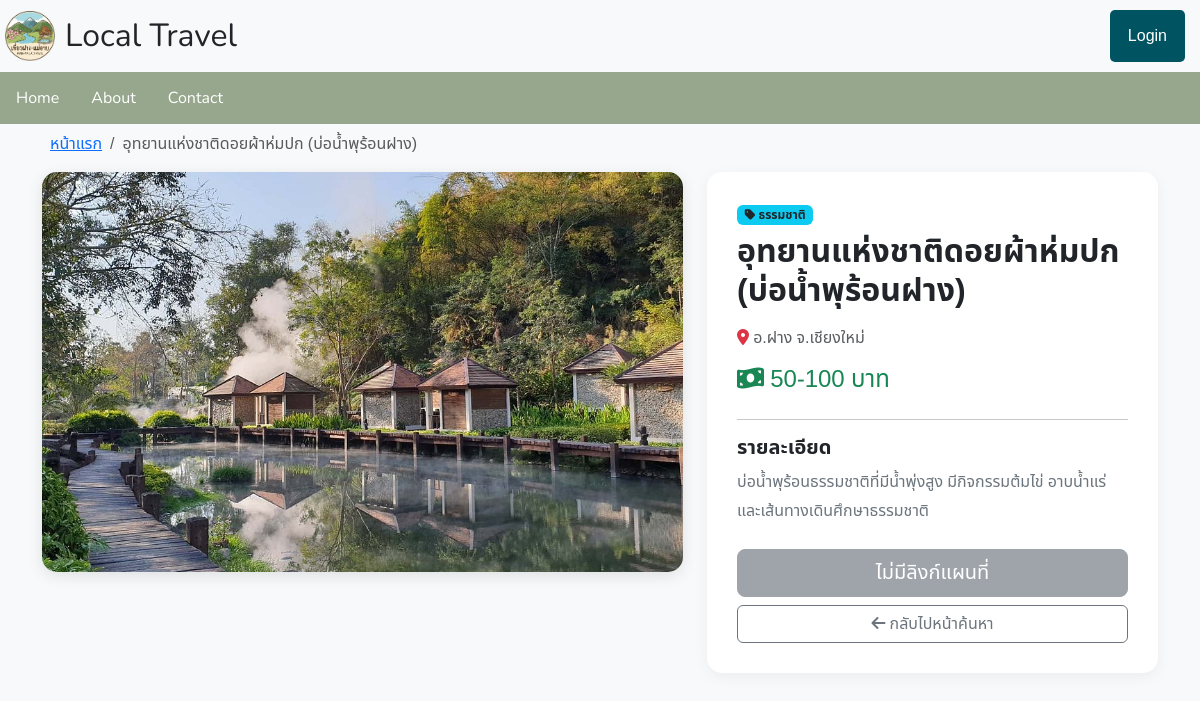
The page /AttractionDetail/attraction_detail.php?id=2 on the database as committed earlier.
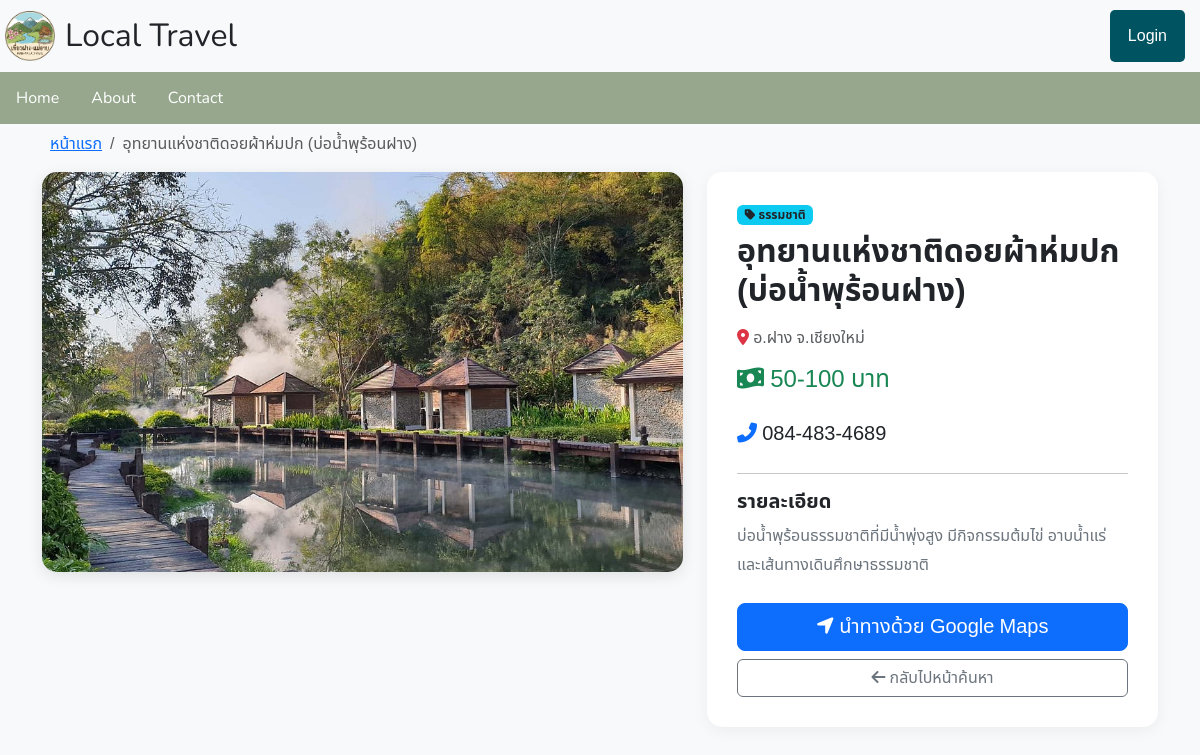
The same page on the database as committed later.
### tables this page shows
CREATE TABLE `attractions` (
  `id` int(11) NOT NULL,
  `name` varchar(200) NOT NULL,
  `description` text DEFAULT NULL,
  `location` varchar(255) DEFAULT NULL,
  `phone_number` varchar(50) DEFAULT NULL,
  `map_link` text DEFAULT NULL,
  `price_range` varchar(50) DEFAULT NULL,
  `cover_image` varchar(255) DEFAULT NULL,
  `category_id` int(11) DEFAULT NULL,
  `created_at` timestamp NOT NULL DEFAULT current_timestamp()
);

CREATE TABLE `categories` (
  `id` int(11) NOT NULL,
  `name` varchar(100) NOT NULL
);

### AttractionDetail/attraction_detail.php (the view, shortened to what this page needs)
<?php
require_once '../includes/client.php';
$id = $_GET['id'];
$sql = "SELECT a.*, c.name AS category_name
        FROM attractions a
        LEFT JOIN categories c ON a.category_id = c.id
        WHERE a.id = ?";
$stmt = mysqli_prepare($conn, $sql);
mysqli_stmt_bind_param($stmt, "i", $id);
mysqli_stmt_execute($stmt);
$result = mysqli_stmt_get_result($stmt);
$row = mysqli_fetch_assoc($result);
$img_path = '../uploads/attractions/' . $row['cover_image'];
?>
<!DOCTYPE html>
<html lang="th">
<head>
    <link href="https://cdn.jsdelivr.net/npm/bootstrap@5.3.0/dist/css/bootstrap.min.css" rel="stylesheet">
    <link rel="stylesheet" href="https://cdnjs.cloudflare.com/ajax/libs/font-awesome/6.0.0/css/all.min.css">
</head>
<body class="bg-light">
    <div class="head">
        <img src="../assets/image/logo/logo.png" width="50px" height="50px" id="logo">
        <span><h2>Local Travel</h2></span>
        <button id="login" onclick="gotoLogin()">Login</button>
    </div>
    <ul>
        <li><a href="index.php">Home</a></l>
        <li><a href="#">About</a></li>
        <li><a href="#">Contact</a></li>
    </ul>
    <div class="container mb-5">
        <nav aria-label="breadcrumb" class="bread-l">
            <ol class="breadcrumb">
                <li class="breadcrumb-item"><a href="../index.php">หน้าแรก</a></li>
                <li class="breadcrumb-item active" aria-current="page"><?php echo $row['name']; ?></li>
            </ol>
        </nav>
        <div class="row">
            <div class="col-lg-7 mb-4">
                <img src="<?php echo $img_path; ?>" alt="<?php echo $row['name']; ?>" class="detail-img">
            </div>
            <div class="col-lg-5">
                <div class="info-card h-100">
                    <span class="badge bg-info text-dark mb-2">
                        <i class="fas fa-tag"></i> <?php echo $row['category_name']; ?>
                    </span>
                    <h2 class="fw-bold mb-3"><?php echo $row['name']; ?></h2>
                    <p class="text-muted">
                        <i class="fas fa-map-marker-alt text-danger"></i> <?php echo $row['location']; ?>
                    </p>
                    <h4 class="text-success mb-4">
                        <i class="fas fa-money-bill-wave"></i> <?php echo $row['price_range']; ?>
                    </h4>
                    <?php if(!empty($row['phone_number'])): ?>
                    <p class="fs-5 mb-4">
                        <i class="fas fa-phone-alt text-primary"></i>
                        <a href="tel:<?php echo $row['phone_number']; ?>" class="text-decoration-none text-dark">
                            <?php echo $row['phone_number']; ?>
                        </a>
                    </p>
                    <?php endif; ?>
                    <hr>
                    <h5 class="fw-bold">รายละเอียด</h5>
                    <p class="text-secondary" style="line-height: 1.8;">
                        <?php echo nl2br($row['description']); ?>
                        </p>
                    <div class="mt-4 d-grid gap-2">
                        <?php if(!empty($row['map_link'])): ?>
                            <a href="<?php echo $row['map_link']; ?>" target="_blank" class="btn btn-primary btn-lg">
                                <i class="fas fa-location-arrow"></i> นำทางด้วย Google Maps
                            </a>
                        <?php else: ?>
                            <button class="btn btn-secondary btn-lg" disabled>ไม่มีลิงก์แผนที่</button>
                        <?php endif; ?>
                        <a href="../index.php" class="btn btn-outline-secondary">
                            <i class="fas fa-arrow-left"></i> กลับไปหน้าค้นหา
                        </a>
                    </div>
                </div>
            </div>
        </div>
    </div>
</body>

### AttractionDetail/attraction_detail.php (style rules this page uses)
body { font-family: "Noto Sans Thai", sans-serif; font-optical-sizing: auto; font-weight: 400; font-style: normal; font-variation-settings: "wdth" 100; }
.head { display: flex; align-items: center; margin: 0px 5px; }
.head h2 { margin: 14px 10px; font-family: "Nunito", sans-serif; font-optical-sizing: auto; font-weight: 400; font-style: normal; }
.head button { margin: 10px 10px; padding: 14px 18px; margin-left: auto; border: none; background-color: #005461; border-radius: 5px; color: white; }
ul { list-style-type: none; margin: 0; padding: 0; overflow: hidden; background-color: #96A78D; display: flex; }
ul li { float: left; font-family: "Nunito", sans-serif; font-optical-sizing: auto; font-weight: 400; font-style: normal; }
ul li a { text-decoration: none; color: white; padding: 14px 16px; display: block; }
.bread-l { margin: 8px; }
.detail-img { width: 100%; height: 400px; object-fit: cover; border-radius: 15px; box-shadow: 0 4px 15px rgba(0,0,0,0.1); }
.info-card { background: #fff; border-radius: 15px; padding: 30px; box-shadow: 0 4px 15px rgba(0,0,0,0.05); }

Rows that differ between the two databases and show on the page:
changed attractions "อุทยานแห่งชาติดอยผ้าห่มปก (บ่อน้ำพุร้อนฝาง)": phone_number (not shown) → "084-483-4689"
Other text that changed with them:
text no longer shown: "ไม่มีลิงก์แผนที่"
text now shown: "นำทางด้วย Google Maps"
